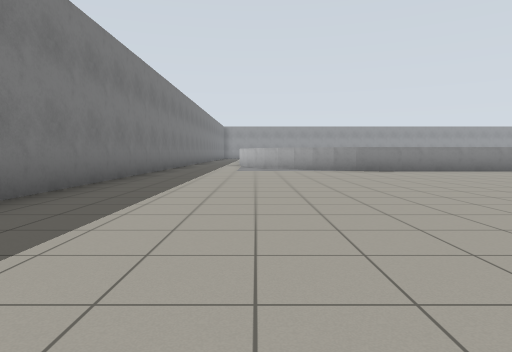
View 1 (above)

13 first-person views from a walk through a world built for the Gazebo simulator. The camera is 0.94 m above the floor, tilts 4° down and sees 75° across. Floor lines are 1 m apart. The floor is counted in squares, 2 m on a side. Each view is taken from the middle of a square. On the plan, view 1 faces up. The plan holds only what a view shows up to about 9 squares ahead; the rest is blank.

View 2
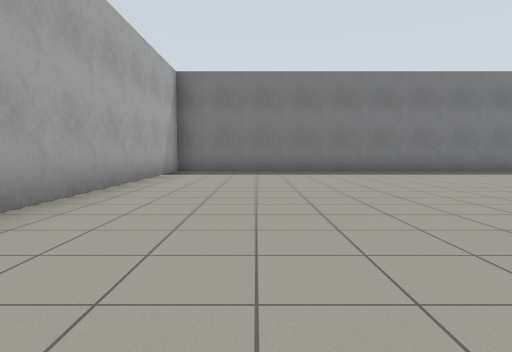

View 3
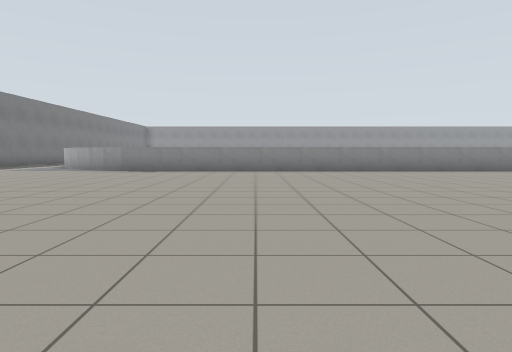

View 4
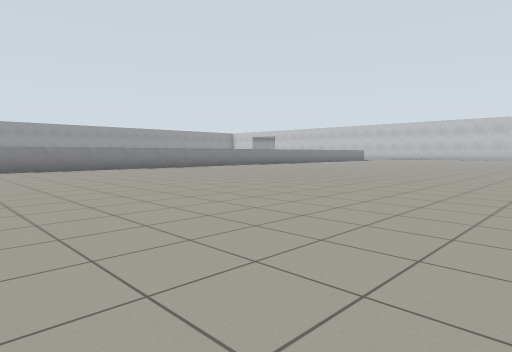

View 5
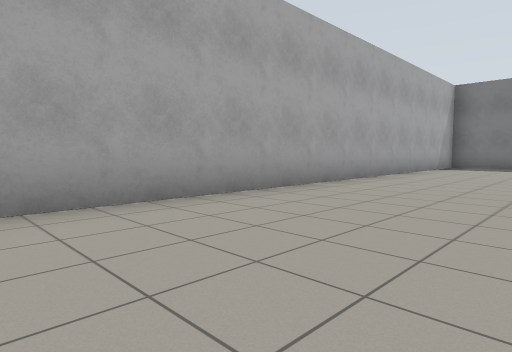

View 6
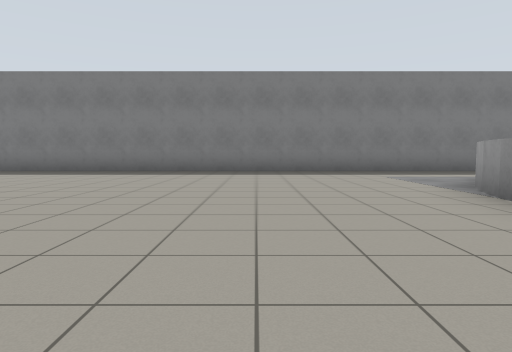

View 7
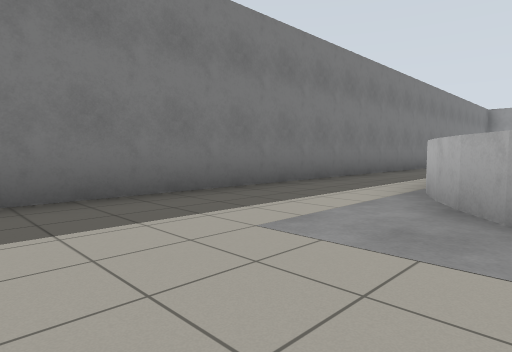

View 8
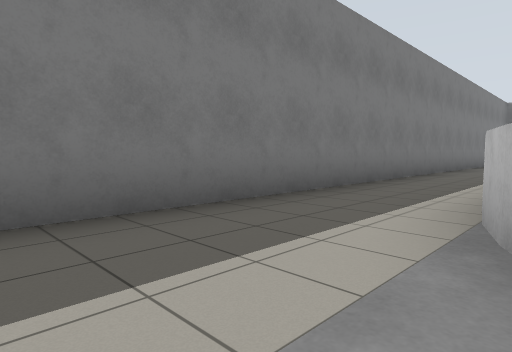

View 9
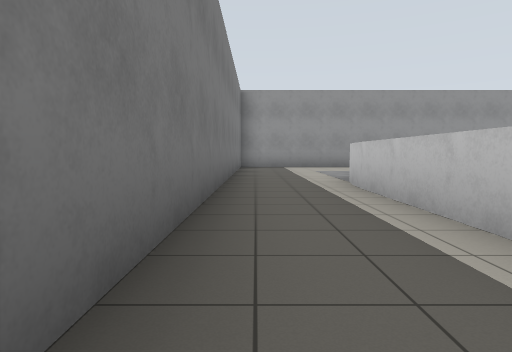

View 10
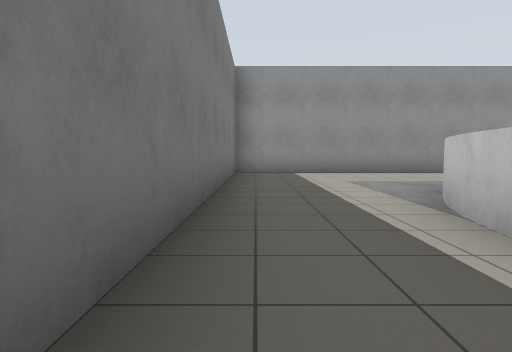

View 11
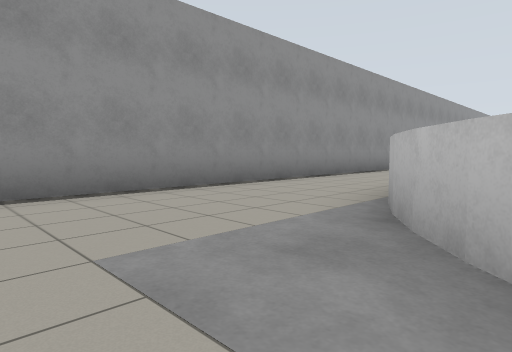

View 12
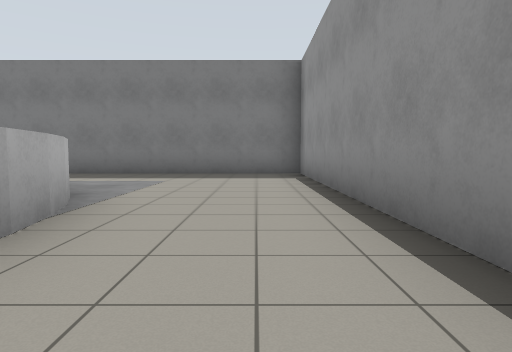

View 13
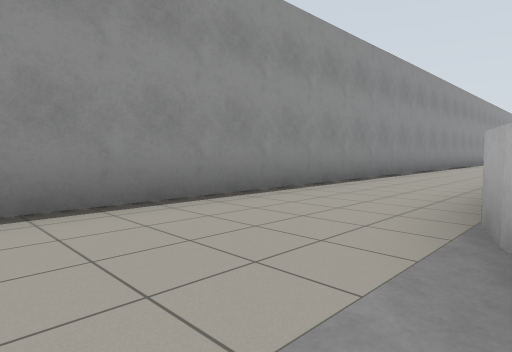

### Floor plan
Points are (right, up) in squares from view 1. A wall is a line through its corners. A room is listed if a view was taken in it or the views show most of it. See-through windows are left out.
Room 1 (views 1, 2, 3, 4, 5, 6, 7, 8, 9, 10)
walls: (12.5, 8.4) (3, 8.4); (3.2, 8.4) (2.4, 8.5); (2.7, 8.5) (1.9, 8.7); (2.1, 8.7) (1.4, 9); (0.7, 9.6) (0.2, 10.1); (0.3, 10) (-0.1, 10.5); (0, 10.5) (-0.3, 11.1); (-0.3, 10.9) (-0.5, 11.7); (-0.5, 11.6) (-0.6, 12.2); (-0.6, 16.8) (-0.6, 19.9); (-2.5, 19.5) (-2.5, -3) (8.6, -3)
ways out: opening at (-2, 19) to room 2
Room 2 (views 11, 13)
walls: (0.6, 22.3) (1.1, 22.8); (1, 22.7) (1.5, 23.1); (1.4, 23) (2.1, 23.3); (2, 23.3) (2.6, 23.5); (-0.3, 20.9) (0, 21.5); (2.5, 23.5) (3.1, 23.6); (-0.5, 20.3) (-0.3, 21.1); (-0.6, 19.9) (-0.5, 20.5); (3.5, 26) (-2.5, 26) (-2.5, 19.5)
ways out: opening at (-2, 19) to room 1; opening at (4, 25) to room 3
Room 3 (view 12)
walls: (9.9, 26) (3.5, 26)
ways out: opening at (4, 25) to room 2

Positions as (right, up) in squares from view 1, and headings:
1: (0, 0), facing up
2: (6, -1), facing left
3: (6, 0), facing up
4: (8, -1), facing up-right
5: (9, 0), facing down-left
6: (6, 6), facing left
7: (1, 7), facing up-left
8: (0, 9), facing up-left
9: (-2, 15), facing up
10: (-2, 18), facing up
11: (-1, 22), facing up-right
12: (5, 25), facing left
13: (0, 23), facing up-right
